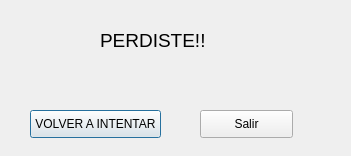
<?xml version="1.0" encoding="UTF-8"?>
<ui version="4.0">
 <class>Ventana</class>
 <widget class="QDialog" name="Ventana">
  <property name="geometry">
   <rect>
    <x>0</x>
    <y>0</y>
    <width>351</width>
    <height>156</height>
   </rect>
  </property>
  <property name="windowTitle">
   <string>Dialog</string>
  </property>
  <widget class="QPushButton" name="pushButton">
   <property name="geometry">
    <rect>
     <x>30</x>
     <y>110</y>
     <width>131</width>
     <height>28</height>
    </rect>
   </property>
   <property name="text">
    <string>VOLVER A INTENTAR</string>
   </property>
  </widget>
  <widget class="QPushButton" name="pushButton_2">
   <property name="geometry">
    <rect>
     <x>200</x>
     <y>110</y>
     <width>93</width>
     <height>28</height>
    </rect>
   </property>
   <property name="text">
    <string>Salir</string>
   </property>
  </widget>
  <widget class="QLabel" name="label">
   <property name="geometry">
    <rect>
     <x>100</x>
     <y>20</y>
     <width>131</width>
     <height>41</height>
    </rect>
   </property>
   <property name="styleSheet">
    <string notr="true">font: 8pt &quot;Palatino Linotype&quot;;</string>
   </property>
   <property name="text">
    <string>&lt;html&gt;&lt;head/&gt;&lt;body&gt;&lt;p&gt;&lt;span style=&quot; font-size:14pt;&quot;&gt;PERDISTE!!&lt;/span&gt;&lt;/p&gt;&lt;/body&gt;&lt;/html&gt;</string>
   </property>
  </widget>
 </widget>
 <resources/>
 <connections/>
</ui>
